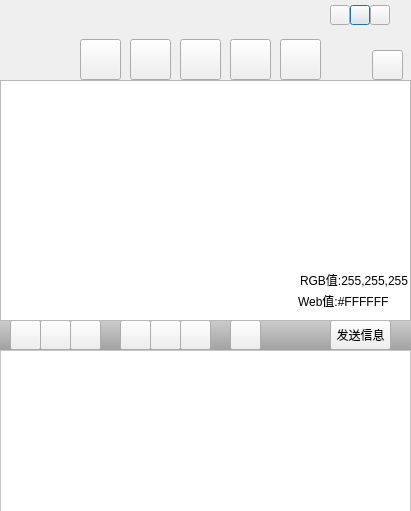
<?xml version="1.0" encoding="UTF-8"?>
<ui version="4.0">
 <class>SingleChatDialog</class>
 <widget class="QDialog" name="SingleChatDialog">
  <property name="geometry">
   <rect>
    <x>0</x>
    <y>0</y>
    <width>411</width>
    <height>511</height>
   </rect>
  </property>
  <property name="windowTitle">
   <string>SingleChatDialog</string>
  </property>
  <widget class="QWidget" name="widget" native="true">
   <property name="geometry">
    <rect>
     <x>0</x>
     <y>0</y>
     <width>411</width>
     <height>511</height>
    </rect>
   </property>
   <widget class="QWidget" name="widgetTop" native="true">
    <property name="geometry">
     <rect>
      <x>0</x>
      <y>0</y>
      <width>411</width>
      <height>81</height>
     </rect>
    </property>
    <property name="styleSheet">
     <string notr="true">QWidget#widgetTop
{
	border-image: url(:/ChatDialogTitleBar.png);
	border:none;
	background-color: rgba(255, 255, 255, 0);
}</string>
    </property>
    <widget class="QWidget" name="widgetTitelBar" native="true">
     <property name="geometry">
      <rect>
       <x>0</x>
       <y>0</y>
       <width>411</width>
       <height>31</height>
      </rect>
     </property>
     <widget class="QPushButton" name="pushButtonMinSize">
      <property name="geometry">
       <rect>
        <x>350</x>
        <y>5</y>
        <width>20</width>
        <height>20</height>
       </rect>
      </property>
      <property name="toolTip">
       <string>最小化</string>
      </property>
      <property name="styleSheet">
       <string notr="true">QPushButton
{
	border-image: url(:/min.png);
}
QPushButton:hover
{
	border-image: url(:/minHover.png);
}</string>
      </property>
      <property name="text">
       <string/>
      </property>
     </widget>
     <widget class="QPushButton" name="pushButtonMaxSize">
      <property name="geometry">
       <rect>
        <x>330</x>
        <y>5</y>
        <width>20</width>
        <height>20</height>
       </rect>
      </property>
      <property name="toolTip">
       <string>最大化</string>
      </property>
      <property name="styleSheet">
       <string notr="true">QPushButton
{
	border-image: url(:/max.png);
}
QPushButton:hover
{
	border-image: url(:/maxhover.png);
}
</string>
      </property>
      <property name="text">
       <string/>
      </property>
     </widget>
     <widget class="QPushButton" name="pushButtonClose">
      <property name="geometry">
       <rect>
        <x>370</x>
        <y>5</y>
        <width>20</width>
        <height>20</height>
       </rect>
      </property>
      <property name="toolTip">
       <string>关闭</string>
      </property>
      <property name="styleSheet">
       <string notr="true">QPushButton
{
	border-image: url(:close.png);
}
QPushButton:hover
{
	border-image: url(:/closeHover.png);
}</string>
      </property>
      <property name="text">
       <string/>
      </property>
     </widget>
    </widget>
    <widget class="PersonInfoImageLabel" name="labelHeadImage">
     <property name="geometry">
      <rect>
       <x>10</x>
       <y>18</y>
       <width>61</width>
       <height>61</height>
      </rect>
     </property>
     <property name="styleSheet">
      <string notr="true"/>
     </property>
     <property name="text">
      <string/>
     </property>
    </widget>
    <widget class="QPushButton" name="pushButtonVideo">
     <property name="geometry">
      <rect>
       <x>80</x>
       <y>39</y>
       <width>41</width>
       <height>41</height>
      </rect>
     </property>
     <property name="toolTip">
      <string>发起视频会话</string>
     </property>
     <property name="styleSheet">
      <string notr="true">QPushButton
{
	border-image: url(:/video.png);
}
QPushButton:Hover
{
	border-image: url(:/videoHover.png);
}</string>
     </property>
     <property name="text">
      <string/>
     </property>
    </widget>
    <widget class="QPushButton" name="pushButtonAudio">
     <property name="geometry">
      <rect>
       <x>130</x>
       <y>39</y>
       <width>41</width>
       <height>41</height>
      </rect>
     </property>
     <property name="toolTip">
      <string>发起语音会话</string>
     </property>
     <property name="whatsThis">
      <string/>
     </property>
     <property name="styleSheet">
      <string notr="true">QPushButton
{
	border-image: url(:/sound2.png);
}
QPushButton:Hover
{
	border-image: url(:/soundHover2.png);
}</string>
     </property>
     <property name="text">
      <string/>
     </property>
    </widget>
    <widget class="QPushButton" name="pushButtonFile">
     <property name="geometry">
      <rect>
       <x>180</x>
       <y>39</y>
       <width>41</width>
       <height>41</height>
      </rect>
     </property>
     <property name="toolTip">
      <string>传输文件</string>
     </property>
     <property name="styleSheet">
      <string notr="true">QPushButton
{
	border-image: url(:/sendFile.png);
}
QPushButton:Hover
{
	border-image: url(:/sendFileHover.png);
}</string>
     </property>
     <property name="text">
      <string/>
     </property>
    </widget>
    <widget class="QPushButton" name="pushButtonGroup">
     <property name="geometry">
      <rect>
       <x>230</x>
       <y>39</y>
       <width>41</width>
       <height>41</height>
      </rect>
     </property>
     <property name="toolTip">
      <string>添加到临时聊天组</string>
     </property>
     <property name="styleSheet">
      <string notr="true">QPushButton
{
	border-image: url(:/group2.png);
}
QPushButton:Hover
{
	border-image: url(:/groupHover2.png);
}</string>
     </property>
     <property name="text">
      <string/>
     </property>
    </widget>
    <widget class="QPushButton" name="pushButtonExtra">
     <property name="geometry">
      <rect>
       <x>372</x>
       <y>50</y>
       <width>31</width>
       <height>30</height>
      </rect>
     </property>
     <property name="styleSheet">
      <string notr="true">QPushButton
{
}
QPushButton:Hover
{
}</string>
     </property>
     <property name="text">
      <string/>
     </property>
    </widget>
    <widget class="QPushButton" name="pushButtonMail">
     <property name="geometry">
      <rect>
       <x>280</x>
       <y>39</y>
       <width>41</width>
       <height>41</height>
      </rect>
     </property>
     <property name="toolTip">
      <string>编写电子邮件</string>
     </property>
     <property name="styleSheet">
      <string notr="true">QPushButton
{
	border-image: url(:/mail.PNG);
}
QPushButton:Hover
{
	border-image: url(:/mailHover.png);
}</string>
     </property>
     <property name="text">
      <string/>
     </property>
    </widget>
   </widget>
   <widget class="QWidget" name="widgetMiddle" native="true">
    <property name="geometry">
     <rect>
      <x>0</x>
      <y>320</y>
      <width>411</width>
      <height>31</height>
     </rect>
    </property>
    <property name="styleSheet">
     <string notr="true">QWidget#widgetMiddle
{
background-color: qlineargradient(spread:pad, x1:0.498, y1:1, x2:0.498, y2:0, stop:0 rgba(160, 160, 160, 255), stop:1 rgba(204, 204, 204, 255));
}</string>
    </property>
    <widget class="QPushButton" name="pushButtonFont">
     <property name="geometry">
      <rect>
       <x>10</x>
       <y>0</y>
       <width>31</width>
       <height>30</height>
      </rect>
     </property>
     <property name="toolTip">
      <string>设置输入文本字体</string>
     </property>
     <property name="styleSheet">
      <string notr="true">QPushButton
{
	border-image: url(:/font.png);
}
QPushButton:hover
{
	border-image: url(:/fontHover.png);
}</string>
     </property>
     <property name="text">
      <string/>
     </property>
    </widget>
    <widget class="QPushButton" name="pushButtonExpression">
     <property name="geometry">
      <rect>
       <x>70</x>
       <y>0</y>
       <width>31</width>
       <height>30</height>
      </rect>
     </property>
     <property name="toolTip">
      <string>发送表情</string>
     </property>
     <property name="styleSheet">
      <string notr="true">QPushButton
{
	border-image: url(:/express.png);
}
QPushButton:hover
{
	border-image: url(:/expressHover.png);
}</string>
     </property>
     <property name="text">
      <string/>
     </property>
    </widget>
    <widget class="QPushButton" name="pushButtonColor">
     <property name="geometry">
      <rect>
       <x>40</x>
       <y>0</y>
       <width>31</width>
       <height>30</height>
      </rect>
     </property>
     <property name="toolTip">
      <string>设置输入文本颜色</string>
     </property>
     <property name="styleSheet">
      <string notr="true">QPushButton
{
	border-image: url(:/color.png);
}
QPushButton:hover
{
	border-image: url(:/colorHover.png);
}</string>
     </property>
     <property name="text">
      <string/>
     </property>
    </widget>
    <widget class="QPushButton" name="pushButtonPicture">
     <property name="geometry">
      <rect>
       <x>120</x>
       <y>0</y>
       <width>31</width>
       <height>30</height>
      </rect>
     </property>
     <property name="toolTip">
      <string>发送图片</string>
     </property>
     <property name="styleSheet">
      <string notr="true">QPushButton
{
	border-image: url(:/picture.png);
}
QPushButton:hover
{
	border-image: url(:/pictureHover.png);
}</string>
     </property>
     <property name="text">
      <string/>
     </property>
    </widget>
    <widget class="QPushButton" name="pushButtonIntercept">
     <property name="geometry">
      <rect>
       <x>150</x>
       <y>0</y>
       <width>31</width>
       <height>30</height>
      </rect>
     </property>
     <property name="toolTip">
      <string>屏幕截图</string>
     </property>
     <property name="styleSheet">
      <string notr="true">QPushButton
{
	border-image: url(:/cut.png);
}
QPushButton:hover
{
	border-image: url(:/cutHover.png);
}</string>
     </property>
     <property name="text">
      <string/>
     </property>
     <property name="shortcut">
      <string>Ctrl+I</string>
     </property>
    </widget>
    <widget class="QPushButton" name="pushButtonRecord">
     <property name="geometry">
      <rect>
       <x>180</x>
       <y>0</y>
       <width>31</width>
       <height>30</height>
      </rect>
     </property>
     <property name="toolTip">
      <string>聊天记录</string>
     </property>
     <property name="styleSheet">
      <string notr="true">QPushButton
{
	border-image: url(:/record.png);
}
QPushButton:hover
{
	border-image: url(:/recordHover.png);
}</string>
     </property>
     <property name="text">
      <string/>
     </property>
    </widget>
    <widget class="QPushButton" name="pushButtonSendMessage">
     <property name="geometry">
      <rect>
       <x>330</x>
       <y>0</y>
       <width>61</width>
       <height>30</height>
      </rect>
     </property>
     <property name="styleSheet">
      <string notr="true">QPushButton
{
	border-image: url(:/images/PushButton.png);
}
QPushButton:hover
{
	border-image: url(:/images/PushButtonHover.png);
}
QPushButton:pressed
{
	border-image: url(:/images/PushButtonPressed.png);
}</string>
     </property>
     <property name="text">
      <string>发送信息</string>
     </property>
    </widget>
    <widget class="QPushButton" name="pushButtonAbsorb">
     <property name="geometry">
      <rect>
       <x>230</x>
       <y>0</y>
       <width>31</width>
       <height>30</height>
      </rect>
     </property>
     <property name="styleSheet">
      <string notr="true">QPushButton
{
	border-image: url(:/absorb.png);
}
QPushButton:hover
{
	border-image: url(:/absorbHover.png);
}</string>
     </property>
     <property name="text">
      <string/>
     </property>
    </widget>
   </widget>
   <widget class="QWidget" name="widgetRecord" native="true">
    <property name="geometry">
     <rect>
      <x>0</x>
      <y>80</y>
      <width>411</width>
      <height>241</height>
     </rect>
    </property>
    <property name="styleSheet">
     <string notr="true">QWidget#widgetRecord
{
	background-color: rgb(255, 255, 255);
}</string>
    </property>
    <widget class="MyTextEdit" name="textEditRecord">
     <property name="geometry">
      <rect>
       <x>0</x>
       <y>0</y>
       <width>411</width>
       <height>241</height>
      </rect>
     </property>
    </widget>
    <widget class="QWidget" name="widgetAbsorb" native="true">
     <property name="geometry">
      <rect>
       <x>240</x>
       <y>180</y>
       <width>171</width>
       <height>61</height>
      </rect>
     </property>
     <widget class="QLabel" name="labelAbsorbColor">
      <property name="geometry">
       <rect>
        <x>10</x>
        <y>10</y>
        <width>41</width>
        <height>41</height>
       </rect>
      </property>
      <property name="text">
       <string/>
      </property>
     </widget>
     <widget class="QLabel" name="labelAbsorbColorRGB">
      <property name="geometry">
       <rect>
        <x>60</x>
        <y>9</y>
        <width>121</width>
        <height>21</height>
       </rect>
      </property>
      <property name="text">
       <string>RGB值:255,255,255</string>
      </property>
     </widget>
     <widget class="QLabel" name="labelAbsorbColorWeb">
      <property name="geometry">
       <rect>
        <x>58</x>
        <y>30</y>
        <width>121</width>
        <height>21</height>
       </rect>
      </property>
      <property name="text">
       <string>Web值:#FFFFFF</string>
      </property>
     </widget>
    </widget>
   </widget>
   <widget class="QWidget" name="widgetChat" native="true">
    <property name="geometry">
     <rect>
      <x>0</x>
      <y>350</y>
      <width>411</width>
      <height>161</height>
     </rect>
    </property>
    <property name="styleSheet">
     <string notr="true">background-color: rgb(255, 255, 255);</string>
    </property>
    <widget class="MyTextEdit" name="textEditChat">
     <property name="geometry">
      <rect>
       <x>0</x>
       <y>0</y>
       <width>411</width>
       <height>181</height>
      </rect>
     </property>
     <property name="toolTip">
      <string>Alt+s快捷键组合可以发送当前信息</string>
     </property>
    </widget>
   </widget>
  </widget>
 </widget>
 <layoutdefault spacing="6" margin="11"/>
 <customwidgets>
  <customwidget>
   <class>PersonInfoImageLabel</class>
   <extends>QLabel</extends>
   <header>PersonInfoImageLabel.h</header>
  </customwidget>
  <customwidget>
   <class>MyTextEdit</class>
   <extends>QTextEdit</extends>
   <header>MyTextEdit.h</header>
  </customwidget>
 </customwidgets>
 <resources/>
 <connections/>
</ui>
